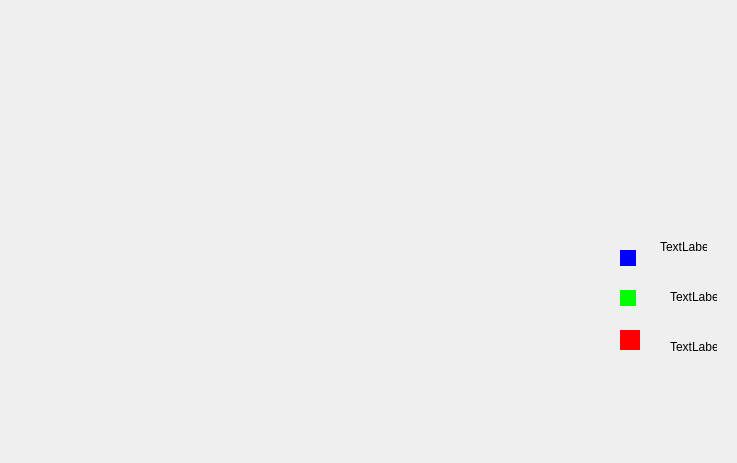
<?xml version="1.0" encoding="UTF-8"?>
<ui version="4.0">
 <class>stat_salaire_fonction</class>
 <widget class="QDialog" name="stat_salaire_fonction">
  <property name="geometry">
   <rect>
    <x>0</x>
    <y>0</y>
    <width>737</width>
    <height>463</height>
   </rect>
  </property>
  <property name="windowTitle">
   <string>Dialog</string>
  </property>
  <widget class="QLabel" name="label_2">
   <property name="geometry">
    <rect>
     <x>660</x>
     <y>240</y>
     <width>47</width>
     <height>14</height>
    </rect>
   </property>
   <property name="text">
    <string>TextLabel</string>
   </property>
  </widget>
  <widget class="QLabel" name="label_3">
   <property name="geometry">
    <rect>
     <x>670</x>
     <y>290</y>
     <width>47</width>
     <height>14</height>
    </rect>
   </property>
   <property name="text">
    <string>TextLabel</string>
   </property>
  </widget>
  <widget class="QLabel" name="label_4">
   <property name="geometry">
    <rect>
     <x>670</x>
     <y>340</y>
     <width>47</width>
     <height>14</height>
    </rect>
   </property>
   <property name="text">
    <string>TextLabel</string>
   </property>
  </widget>
  <widget class="QWidget" name="widget_6" native="true">
   <property name="geometry">
    <rect>
     <x>620</x>
     <y>290</y>
     <width>16</width>
     <height>16</height>
    </rect>
   </property>
   <property name="styleSheet">
    <string notr="true">background-color: rgb(0, 255, 0);</string>
   </property>
  </widget>
  <widget class="QWidget" name="widget" native="true">
   <property name="geometry">
    <rect>
     <x>620</x>
     <y>250</y>
     <width>16</width>
     <height>16</height>
    </rect>
   </property>
   <property name="styleSheet">
    <string notr="true">
background-color: rgb(0, 0, 255);</string>
   </property>
   <widget class="QWidget" name="widget_4" native="true">
    <property name="geometry">
     <rect>
      <x>10</x>
      <y>10</y>
      <width>16</width>
      <height>16</height>
     </rect>
    </property>
    <property name="styleSheet">
     <string notr="true">
background-color: rgb(0, 0, 255);</string>
    </property>
   </widget>
  </widget>
  <widget class="QWidget" name="widget_5" native="true">
   <property name="geometry">
    <rect>
     <x>620</x>
     <y>330</y>
     <width>20</width>
     <height>20</height>
    </rect>
   </property>
   <property name="styleSheet">
    <string notr="true">background-color: rgb(255, 0, 0);</string>
   </property>
  </widget>
 </widget>
 <resources/>
 <connections/>
</ui>
